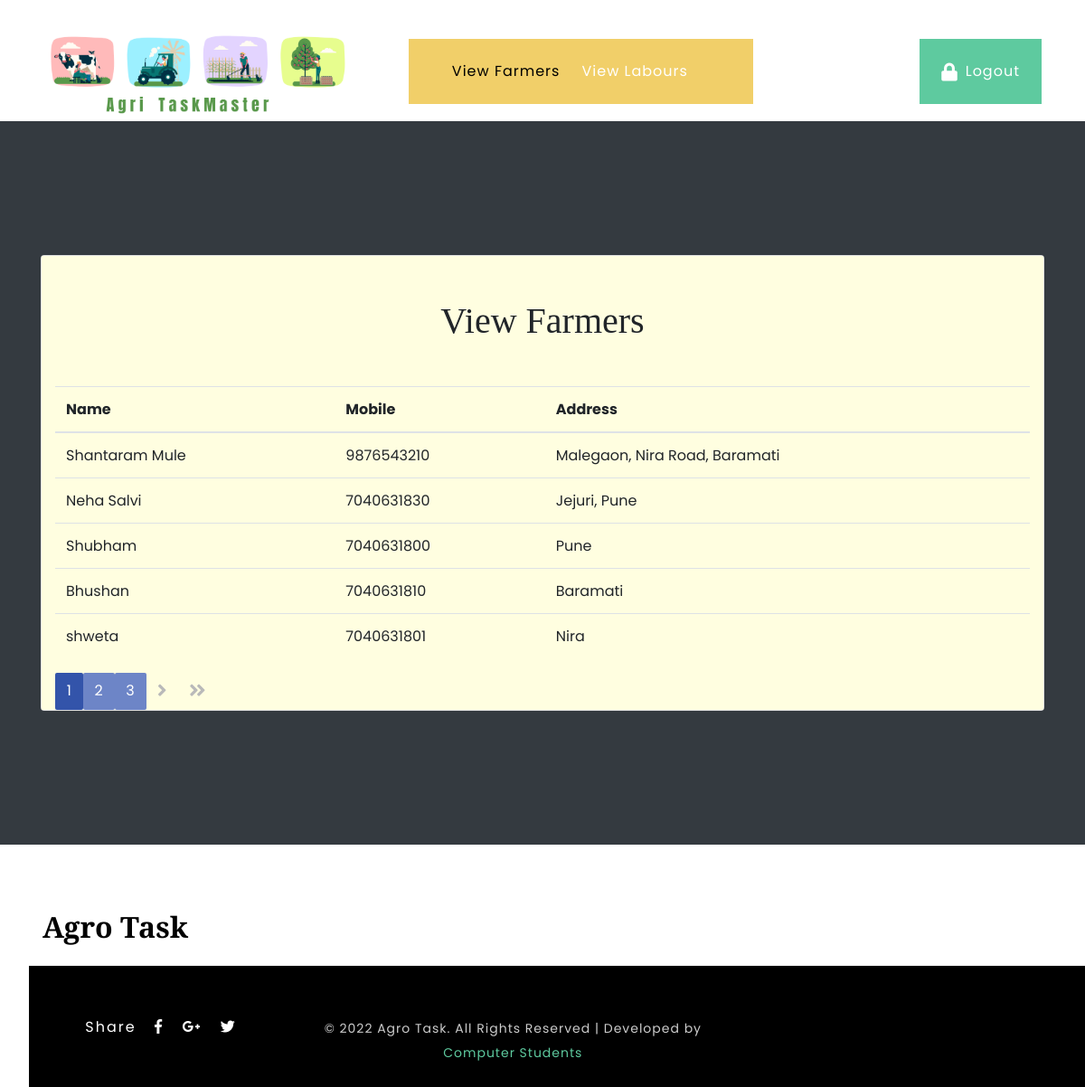
Screenshot of /viewfarmers (signed in) with the database file from the repository.
### app/models.py (models this page shows)
class Farmer(models.Model):
    mobile = models.TextField(primary_key=True)
    name = models.TextField()
    address = models.TextField()
    password = models.TextField()
    class Meta:
        db_table = 'tblFarmer'

### app/views.py (the view)
# urls.py: path('viewfarmers', app.views.viewfarmers),
def viewfarmers(request):
    if 'alogin' in request.session and request.session['alogin']:
        ds = Farmer.objects.all()
        page_number = request.GET.get('page')
        paginator = Paginator(ds, 5)
        try:
            farmers = paginator.page(page_number)
        except PageNotAnInteger:
            farmers = paginator.page(1)
        except EmptyPage:
            farmers = paginator.page(paginator.num_pages)
        return render(request, 'admin/viewfarmers.html', {'farmers': farmers})
    else:
        return redirect(login)

### templates/admin/viewfarmers.html (shortened to what this page needs)
{% extends "admin/base.html" %}
{% block content %}
	<section class="h-100 bg-dark">
		<div class="container py-5 h-100" >
			<div class="row d-flex justify-content-center align-items-center h-100">
				<div class="col">
					<div class="card card-registration my-4">
						<div class="container" style="background-color: #fffee0">
                            <div class="container py-5 h-100" >
                                <div class="row justify-content-center">
                                    <h1>View Farmers</h1>
                                </div>
                            </div>
                            <div class="table-responsive">
                                <table class="table table-agile-info">
                                    <thead>
                                    <tr>
                                        <th>Name</th>
                                        <th>Mobile</th>
                                        <th>Address</th>
                                    </tr>
                                    </thead>
                                    <tbody>
                                    {% for farmer in farmers %}
                                    <tr>
                                        <td>{{ farmer.name }}</td>
                                        <td>{{ farmer.mobile }}</td>
                                        <td>{{ farmer.address }}</td>
                                    </tr>
                                    {% endfor %}
                                    </tbody>
                                </table>
                                <div>
                                    <div class="pagination">
                                        {% for num in farmers.paginator.page_range %}
                                        {% if farmers.number == num %}
                                        <span class="pagination-number pagination-current">{{ num }}</span>
                                        {% elif num > farmers.number|add:'-3' and num < farmers.number|add:'3' %}
                                        <a class="pagination-number" href="?page={{ num }}">{{ num }}</a>
                                        {% endif %}
                                        {% endfor %}
                                        {% if farmers.has_next %}
                                        <a class="pagination-action"
                                           href="?page={{ farmers.next_page_number }}">
                                            <i class="fa fa-angle-right" aria-hidden="true"></i>
                                        </a>
                                        <a class="pagination-action"
                                           href="?page={{ farmers.paginator.num_pages }}">
                                            <i class="fa fa-angle-double-right" aria-hidden="true"></i>
                                        </a>
                                        {% endif %}
                                    </div>
                                </div>
					    </div>
			        </div>
		        </div>
            </div>
        </div>
    </section>
{% endblock %}

### static/css/style.css (style rules this page uses)
body { padding: 0; margin: 0; background: #FFF; font-family: 'Poppins', sans-serif; }
body a { transition: 0.5s all; -webkit-transition: 0.5s all; -moz-transition: 0.5s all; -o-transition: 0.5s all; -ms-transition: 0.5s all; text-decoration: none; }
h1, h2, h3, h4, h5, h6 { margin: 0; padding: 0; font-family: 'Playfair Display', serif; }

### templates/admin/base.html (style rules this page uses)
.pagination { text-align: center; margin-top: 1em; }
.pagination-number { padding: 0.5em 0.8em; border-radius: 2px; color: #fff; background-color: #6D85C7; }
.pagination-number:hover, .pagination-current { background-color: #3354AA; }
.pagination-action { margin: 0 0.1em; display: inline-block; padding: 0.5em 0.5em; color: #B9B9B9; font-size: 1.3em; }

### rows the page displays
Farmer: name "Shantaram Mule", mobile "9876543210", address "Malegaon, Nira Road, Baramati"
Farmer: name "Neha Salvi", mobile "7040631830", address "Jejuri, Pune"
Farmer: name "Shubham", mobile "7040631800", address "Pune"
Farmer: name "Bhushan", mobile "7040631810", address "Baramati"
Farmer: name "shweta", mobile "7040631801", address "Nira"

### other values shown
{{ num }} "1"
{{ num }} "2" "3"
